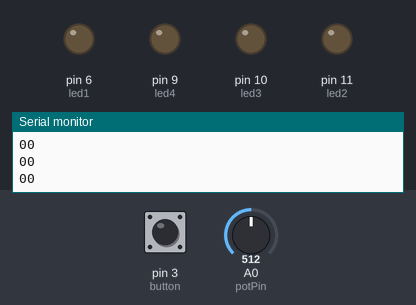
A sketch run on a simulated Arduino Uno, built with avr-gcc and run on an emulated ATmega328P. Parts: output pins drawn as LEDs (lit = HIGH), the last lines printed to the serial monitor. Dashed ring = blinking. The test bench sets the inputs (shaded band); at power-on: pin 3 (button) LOW, A0 (potPin) = 512.

Above: at 1.2 s.
1.3 s: pin 3 (button) pulled HIGH for 0.15 s
At 2.5 s:
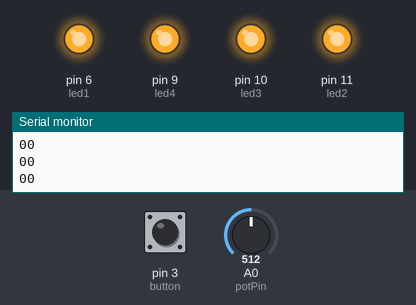
2.9 s: pin 3 (button) pulled HIGH for 1 s
At 3.27 s:
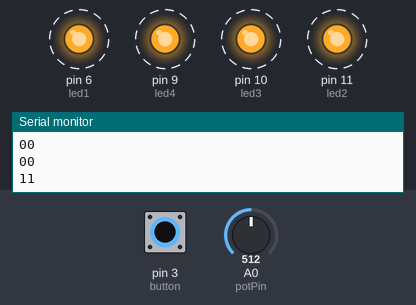
5.9 s: pin 3 (button) pulled HIGH for 0.15 s
8.9 s: pin 3 (button) pulled HIGH for 3.2 s
At 9.2 s:
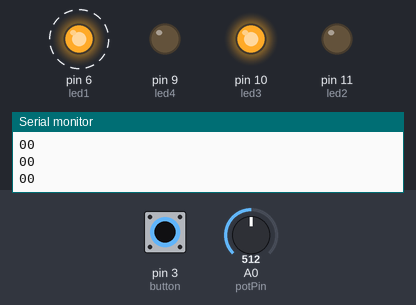
13.6 s: pin 3 (button) pulled HIGH for 1 s
16.1 s: pin 3 (button) pulsed HIGH 5 times (0.12 s each, 0.3 s apart)
At 16.62 s:
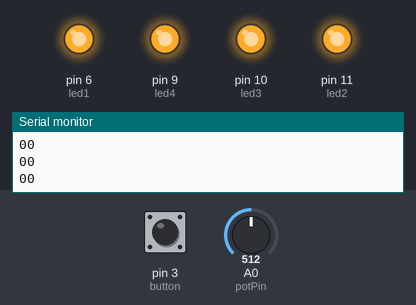
Timing chart, 0 to 20.1 s (numbered marks = the images above; inputs shaded):
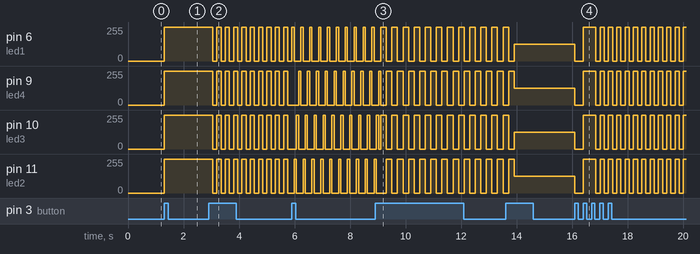

Measured:
- after the input at 1.3 s, pin 6 (led1), pin 9 (led4), pin 10 (led3), pin 11 (led2): 0/255 → 255/255 at once
- after the input at 2.9 s, pin 6 (led1), pin 9 (led4), pin 10 (led3), pin 11 (led2): alternates 255/255 for 0.15 s and 0/255 for 0.15 s, starting after 0.15 s
- after the input at 16.1 s, pin 6 (led1), pin 9 (led4), pin 10 (led3), pin 11 (led2): goes 0/255 0.30 s, 255/255 0.45 s, 10 × (0/255 0.15 s, 255/255 0.15 s), 0/255 0.15 s, then 255/255, starting at once

The sketch:

BikeLight.ino
```cpp
const byte led1 = 6;
const byte led2 = 11;
const byte led3 = 10;
const byte led4 = 9;
const byte button = 3;
const byte potPin = 0;
int value = 0;
int value1 = 0;
int counter = 0;
int potState = 0;

void setup() {
  Serial.begin(9600);
  pinMode(led1, OUTPUT);
  pinMode(led2, OUTPUT);
  pinMode(led3, OUTPUT);
  pinMode(led4, OUTPUT);
  pinMode(button, INPUT);
}

void loop() {
  Serial.print(value1);
  Serial.println(value);
  value1 = digitalRead(button);

  if (value<value1)
    counter++;

  value = value1;

  counter = counter%6;

  switch (counter) {
    case 1:
      digitalWrite(led1, HIGH);
      digitalWrite(led2, HIGH);
      digitalWrite(led3, HIGH);
      digitalWrite(led4, HIGH);
      break;
    case 2:
      digitalWrite(led1, HIGH);
      digitalWrite(led2, HIGH);
      digitalWrite(led3, HIGH);
      digitalWrite(led4, HIGH);
      delay(150);
      digitalWrite(led1, LOW);
      digitalWrite(led2, LOW);
      digitalWrite(led3, LOW);
      digitalWrite(led4, LOW);
      delay(150);
      break;
    case 3:
      digitalWrite(led1, HIGH);
      delay(80);
      digitalWrite(led1, LOW);
      digitalWrite(led2, HIGH);
      delay(80);
      digitalWrite(led2, LOW);
      digitalWrite(led3, HIGH);
      delay(80);
      digitalWrite(led3, LOW);
      digitalWrite(led4, HIGH);
      delay(80);
      digitalWrite(led4, LOW);
      break;
    case 4:
      digitalWrite(led1, HIGH);
      digitalWrite(led3, HIGH);
      digitalWrite(led2, LOW);
      digitalWrite(led4, LOW);
      delay(200);
      digitalWrite(led1, LOW);
      digitalWrite(led3, LOW);
      digitalWrite(led2, HIGH);
      digitalWrite(led4, HIGH);
      delay(200);
      break;
    case 5:
      potState = analogRead(potPin);
      potState = map(potState, 0, 1023, 0, 255); //maps pot input of 0 to 1023 to led output of 0 to 255
      analogWrite(led1, potState);
      analogWrite(led2, potState);
      analogWrite(led3, potState);
      analogWrite(led4, potState);
      break;
    default:
      digitalWrite(led1, LOW);
      digitalWrite(led2, LOW);
      digitalWrite(led3, LOW);
      digitalWrite(led4, LOW);
      break;
  }

}
```
